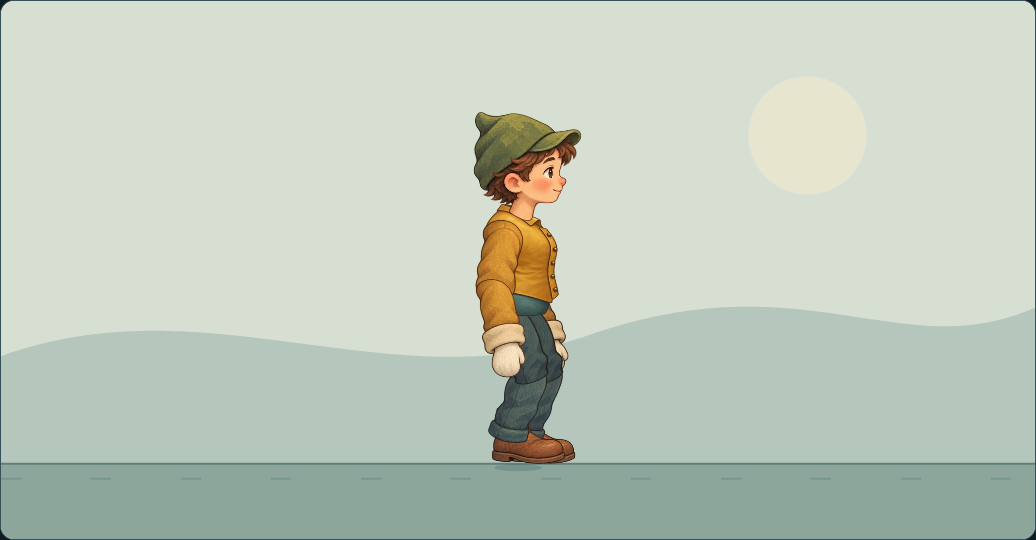
#> input picture experiments/q2-simple-character/qa/visual/c2/idle.png, 1036 x 540 px, found by its file name; its folder holds 4 pictures in this run
$ python sheets.py
#> lines starting #> are read from the running program, lines starting #| are printed output that depends on the picture
from PIL import Image,ImageDraw
from pathlib import Path
p=Path('c2')
groups={
 'states':['idle','low-mid','low-transition','low','move-a','move-b'],
 'jump':['prepare','flight-early','flight','flight-late','land-first','land-mid','land-low'],
 'interruptions':['interrupt-move-before','interrupt-move-request','interrupt-move-early','interrupt-move-middle','interrupt-move-late','interrupt-move-end','interrupt-jump-before','interrupt-jump-request','interrupt-jump-early','interrupt-jump-middle','interrupt-jump-late','interrupt-jump-end']}
for name,fs in groups.items():
 out=Image.new('RGB',(1260,565*((len(fs)+2)//3)),'#eeeeee');d=ImageDraw.Draw(out)
#> after `out = Image.new('RGB', (1260, 565 * ((len(fs) + 2) // 3)), '#eeeeee')`: out: PIL image 1260x1130 RGB; every value is 238
 for i,f in enumerate(fs):
  im=Image.open(p/(f+'.png'));cx=im.width//2
#> further down, im is the input picture: PIL image 1036x540 RGB; mean R, G, B 192.1, 203.5, 189.5
#> after `cx = im.width // 2`: cx = 518
  out.paste(im.crop((cx-210,0,cx+210,540)),(i%3*420,i//3*565+25))
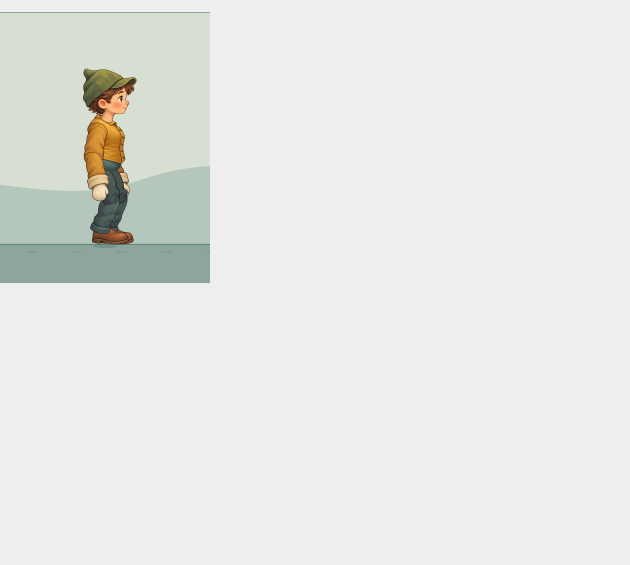
#> out: PIL image 1260x1130 RGB (shown at 1/2 size); mean R, G, B 230.1, 231.5, 228.9
#> (the run stopped early here; a loop or call above may not have finished)
